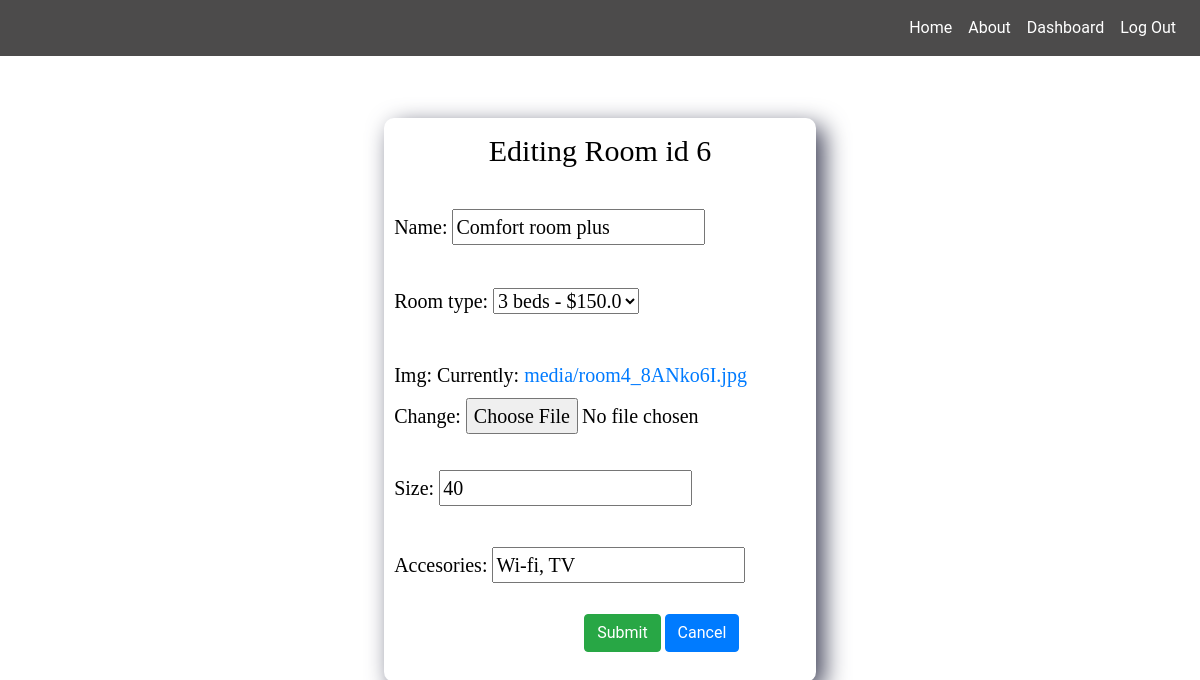
/room/6/edit (signed in), run on the app's committed database.
### booking/models.py (models this page shows, shortened)
class Room(models.Model):
    occupancy = models.BooleanField(default=False)
    name = models.CharField(max_length=20)
    room_type = models.ForeignKey(Room_type, on_delete=models.CASCADE)
    img = models.ImageField(upload_to="media/")
    size = models.CharField(max_length=20)
    accesories = models.CharField(max_length=200)

### booking/views.py (the view)
# urls.py: path("room/<int:id>/edit", edit_room, name="edit_room"),
@staff_member_required
def edit_room(request, id):
    room = Room.objects.get(pk=id)
    if request.method == "POST":
        form = AddRoom(request.POST, request.FILES, instance=room)
        if form.is_valid():
            form.save()
            return redirect("booking:home")
    else:
        form = AddRoom(instance=room)
    return render(request, "edit.html", {"form": form, "id": room.id, "edit": "Room"})

### booking/forms.py
class AddRoom(ModelForm):
    class Meta:
        model = Room
        fields = ["name", "room_type", "img", "size", "accesories"]

### booking/models.py (called while the page is built)
    def __str__(self):
        return f"{self.beds} beds - ${self.price}"

### templates/edit.html (shortened to what this page needs)
{% extends "base.html" %}
{% block content %}
{% load static %}
<link rel="stylesheet" type="text/css" href="{% static 'css/update_nav.css' %}">
<link rel="stylesheet" type="text/css" href="{% static 'css/view.css' %}">
<div class="data edit-data">
    <form method="post" enctype="multipart/form-data">
        <p class="header-item">Editing {{edit}} id {{id}}</p>
        {{form.as_p}}
        <input class="btn btn-success edit-btn" type="submit" value="Submit">
        <a class="btn btn-primary edit-btn" href=" {% url 'booking:dashboard' %}">Cancel</a>
    </form>
</div>
{% endblock %}

### static/css/base.css (style rules this page uses)
body { font-family: "Roboto", sans-serif; margin: 0; padding: 0; display: flex; flex-direction: column; align-items: center; justify-content: center; height: 100vh; }

### static/css/view.css (style rules this page uses)
.data { display: flex; flex-direction: column; margin: 20px; height: 600px; align-items: center ; border-radius: 10px; -webkit-box-shadow: 8px 8px 24px 0px rgba(66, 68, 90, 1); -moz-box-shadow: 8px 8px 24px 0px rgba(66, 68, 90, 1); box-shadow: 8px 8px 24px 0px rgba(66, 68, 90, 1); }
.edit-data { margin: 50px; height: auto; display: flex; flex-direction: column; -webkit-box-shadow: 8px 8px 24px 0px rgba(66, 68, 90, 1); -moz-box-shadow: 8px 8px 24px 0px rgba(66, 68, 90, 1); box-shadow: 8px 8px 24px 0px rgba(66, 68, 90, 1); }
p { padding: 10px; font-family: verdana; font-size: 20px; color: rgb(0, 0, 0); }
.edit-btn { position: relative; left: 200px; margin-bottom: 30px; }
.header-item { font-size: 30px; text-align: center; }

### data on the page
Room: name "Comfort room plus", room_type "3 beds - $150.0", size "40", accesories "Wi-fi, TV"

### other printed values
{{ edit }} "Room"
{{ id }} "6"
